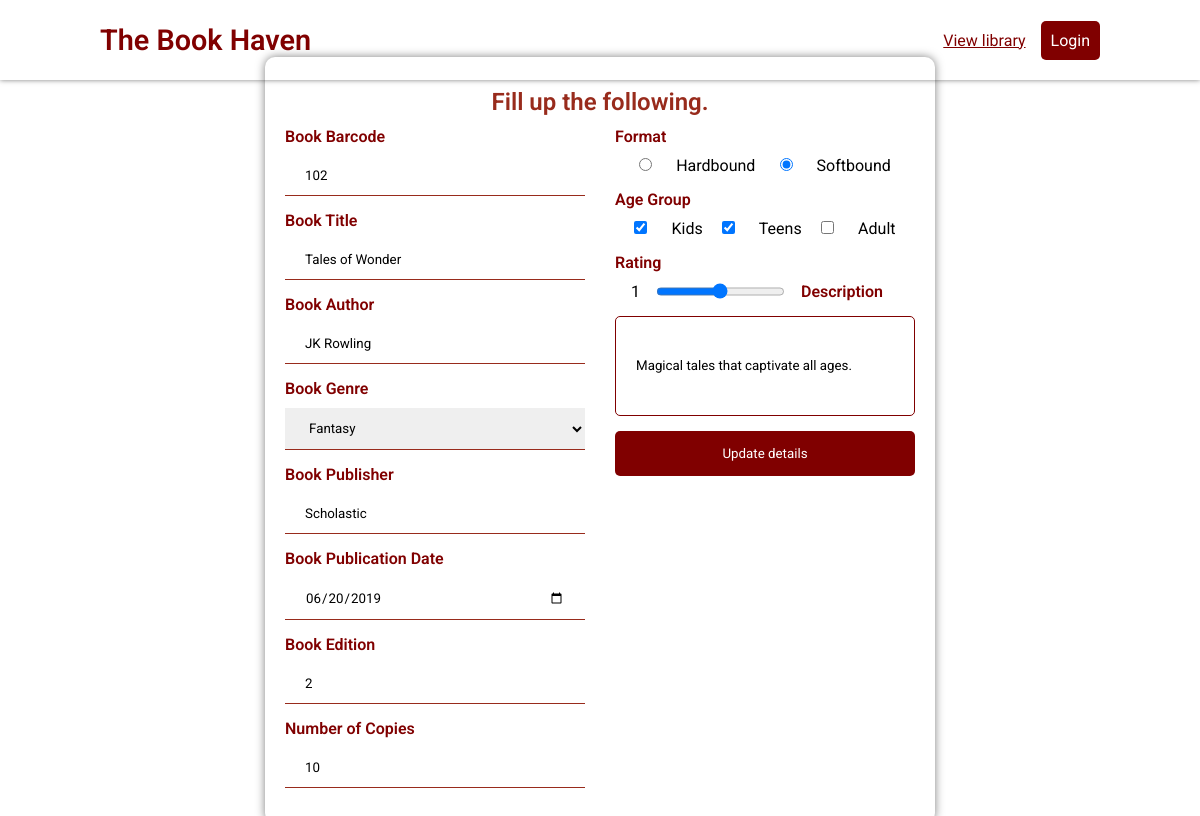
The page /editbook.php?book_selected=49 on the database its author committed.
### tables this page shows
CREATE TABLE `book_content` (
  `book_id` int(11) NOT NULL,
  `book_barcode` int(11) NOT NULL,
  `book_title` varchar(255) NOT NULL,
  `book_author` varchar(255) NOT NULL,
  `book_genre` varchar(255) NOT NULL,
  `book_publisher` varchar(255) NOT NULL,
  `book_pub_date` varchar(255) NOT NULL,
  `book_edition` varchar(255) NOT NULL,
  `book_copies` int(11) NOT NULL,
  `book_format` varchar(255) NOT NULL,
  `book_age_group` varchar(255) NOT NULL,
  `book_rating` int(5) NOT NULL,
  `book_desc` varchar(255) NOT NULL
);

### book.class.php (called while the page is built, shortened)
<?php
    require_once 'connection.php';
    class Book {
        protected $db;
        function __construct() {
            $this->db = new database;
        }
        function showbookonly($id) {
            $sql = "SELECT * FROM book_content WHERE book_id = :id";
            $query = $this->db->connection()->prepare($sql);
            $query->bindParam(':id', $id);
            $data = null;
            if ($query->execute()) {
                $data = $query->fetch(PDO::FETCH_ASSOC);
            }
            return $data;
        }
    }
    ?>

### connection.php (called while the page is built, shortened)
<?php
    class database{
        private $host = 'localhost';
        private $username = 'root';
        private $password = '';
        private $dbname = 'library_db';
        function connection() {
            $this->connection_var = new PDO("mysql:host=$this->host; dbname=$this->dbname", $this->username, $this->password);
            return $this->connection_var;
        }
    }
?>

### editbook.php (the view, shortened to what this page needs)
<?php
    require_once('book.class.php');
    $barcode = $title = $author = $genre = $publisher = $pub_date = $edition = $copies = $format = $rating = $desc = '';
    $age_group = [];
    if (isset($_GET['book_selected'])) {
        $book_id = $_GET['book_selected'];
        $selected_book = new Book;
        $book_contents = $selected_book->showbookonly($book_id);
        $barcode = $book_contents['book_barcode'];
        $title = $book_contents['book_title'];
        $author = $book_contents['book_author'];
        $genre = $book_contents['book_genre'];
        $publisher = $book_contents['book_publisher'];
        $pub_date = $book_contents['book_pub_date'];
        $edition = $book_contents['book_edition'];
        $copies = $book_contents['book_copies'];
        $format = $book_contents['book_format'];
        $age_group = explode(',', $book_contents['book_age_group']);
        $rating = $book_contents['book_rating'];
        $desc = $book_contents['book_desc'];
    }
?>
<!DOCTYPE html>
<html lang="en">
<head>
    <link rel="stylesheet" href="addbook.css?v=<?php echo time(); ?>">
</head>
<body>
    <header>
        <p class="document-heading">The Book Haven</p>
        <div class="add-button-container">
            <a href="library.php" class="add-button">View library</a>
            <p class="login">Login</p>
        </div>
    </header>
    <div class="form-container">
        <form action="" method="post">
        <div class="form-title-container">
            <p class="form-title">Fill up the following.</p>
        </div>
        <div class="input-container">
            <div class="left-form-inputs">
                <div class="input-error">
                    <label for="title">Book Barcode</label>
                </div>
                <input type="text" name="barcode" id="barcode" value="<?= $barcode ?>" placeholder="Enter Book Barcode">
                <div class="input-error">
                    <label for="title">Book Title</label>
                </div>
                <input type="text" name="title" id="title" value="<?= $title ?>" placeholder="Enter Book Title">
                <div class="input-error">
                    <label for="author">Book Author</label>
                </div>
                <input type="text" name="author" id="author" value="<?= $author ?>" placeholder="Enter Lead Author's Name">
                <div class="input-error">
                    <label for="genre">Book Genre</label>
                </div>
                <select name="genre" id="genre">
                    <option value="Fantasy" <?= (isset($genre) && $genre=='Fantasy')? 'selected=true':'' ?>>Fantasy</option>
                </select>
                <div class="input-error">
                    <label for="publisher">Book Publisher</label>
                </div>
                <input type="text" name="publisher" id="publisher" value="<?= $publisher ?>" placeholder="Enter Publisher's Company Name">
                <div class="input-error">
                    <label for="pub_date">Book Publication Date</label>
                </div>
                <input type="date" name="pub_date" id="pub_date" value="<?= $pub_date ?>">
                <div class="input-error">
                    <label for="edition">Book Edition</label>
                </div>
                <input type="number" name="edition" id="edition" value="<?= $edition ?>" placeholder="Enter Edition Number">
                <div class="input-error">
                    <label for="copies">Number of Copies</label>
                </div>
                <input type="number" name="copies" id="copies" value="<?= $copies ?>" placeholder="Enter number of copies">
            </div>
            <div class="right-form-inputs">
                <div class="input-error">
                    <label class="label-form" for="format">Format</label>
                </div>
                <div class="input-row-container">
                    <div class="input-row">
                        <input type="radio" name="format" id="Hardbound" value="Hardbound" <?= (isset($format) && $format == 'Hardbound')? 'checked':''?>>
                        <label for="Hardbound">Hardbound</label>
                    </div>
                    <div class="input-row">
                        <input type="radio" name="format" id="Softbound" value="Softbound" <?= (isset($format) && $format == 'Softbound')? 'checked':''?>>
                        <label for="Softbound">Softbound</label>
                    </div>
                </div>
                <div class="input-error">
                    <label class="label-form" for="age_group">Age Group</label>
                </div>
                <div class="input-row-container">
                    <div class="input-row">
                        <input type="checkbox" name="age_group[]" id="Kids" value="Kids" <?= in_array('Kids', $age_group) ? 'checked' : '' ?>>
                        <label for="Kids">Kids</label>
                    </div>
                    <div class="input-row">
                        <input type="checkbox" name="age_group[]" id="Teens" value="Teens" <?= in_array('Teens', $age_group) ? 'checked' : '' ?>>
                        <label for="Teens">Teens</label>
                    </div>
                    <div class="input-row">
                        <input type="checkbox" name="age_group[]" id="Adult" value="Adult" <?= in_array('Adult', $age_group) ? 'checked' : '' ?>>
                        <label for="Adult">Adult</label>
                    </div>
                </div>
                <div class="input-error">
                    <label class="label-form" for="rating">Rating</label>
                </div>
                <div class="bar-container">
                    <span>1</span>
                    <input type="range" name="rating" class="bar" id="rating" min="1" max="5" value="<?= $rating ?>>
                    <span>5</span>
                </div>
                <div class="input-error">
                <label class="label-form" for="desc">Description</label>
                </div>
                <input type="text" name="desc" class="desc" id="desc" value="<?= $desc ?>" placeholder="Describe this book (optional)">
                <input type="submit" name="submit" class="submit-btn" value="Update details">
            </div>
        </div>
    </div>
</body>
</html>

### addbook.css (style rules this page uses)
:root { --darkbrown: #800000; --midbrown: #982B1C; --pale: #FFDBB5; --cream: #FFEAC5; }
* { padding: 0; margin: 0; box-sizing: border-box; font-family: "Roboto", sans-serif; }
header { display: flex; justify-content: space-between; align-items: center; height: 10vh; padding: 0 100px; box-shadow: 0 0 5px rgba(0, 0, 0, 0.5); color: white; }
.document-heading { color: var(--darkbrown); font-size: 1.8em; font-weight: 600; }
.add-button-container { display: flex; width: auto; justify-content: space-between; align-items: center; }
.add-button { text-decoration: underline ; color: var(--darkbrown); }
.login { padding: 10px; background-color: var(--darkbrown); color: white; border-radius: 5px; margin-left: 15px; }
.form-container { display: flex; justify-content: center; align-items: center; height: 90vh; padding: 0 30px; }
.form-title-container { display: flex; justify-content: center; align-items: center; height: 50px; width: 100%; }
.form-title { font-size: 1.5em; font-weight: 600; color: var(--midbrown); color: var(--midbrown); }
form { box-shadow: 0 0 10px rgba(0, 0, 0, 0.5); padding: 20px; border-radius: 10px; }
.input-container { display: flex; }
.left-form-inputs { display: flex; flex-direction: column; margin-right: 30px; }
.input-error { display: flex; justify-content: space-between; align-items: center; }
.left-form-inputs div { width: 300px; margin-bottom: 10px; }
.left-form-inputs label { color: var(--darkbrown); margin-right: 30px; font-weight: 600; }
.left-form-inputs input { padding: 12px 20px; margin-bottom: 15px; outline-offset: 0; border: none; outline: none; border-bottom: 1px solid var(--midbrown); }
.left-form-inputs select { padding: 12px 20px; margin-bottom: 15px; outline-offset: 0; outline: 0; border: 0; border-bottom: 1px solid var(--midbrown); }
.right-form-inputs { display: flex; flex-direction: column; width: 300px; display: flex; }
.input-error { margin-bottom: 10px; }
.right-form-inputs .label-form { color: var(--darkbrown); font-weight: 600; }
.input-row-container { display: flex; justify-content: space-evenly; align-items: center; margin-bottom: 15px; }
.input-row input { margin-right: 20px; }
.bar-container { display: flex; justify-content: space-evenly; margin-bottom: 15px; }
.desc { height: 100px; border: 1px solid var(--darkbrown); border-radius: 5px; padding: 12px 20px; margin-bottom: 15px; outline: none; text-align: start; }
.submit-btn { padding: 15px 20px; background-color: var(--darkbrown); color: white; border: none; border-radius: 5px; }

### rows shown on the page
book_content: barcode "102", title "Tales of Wonder", author "JK Rowling", genre "Fantasy", publisher "Scholastic", pub_date "06/20/2019", edition "2", copies "10", book_format "☐ Hardbound", book_format "☑ Softbound", book_age_group "☑", rating "3", desc "Magical tales that captivate all ages."
